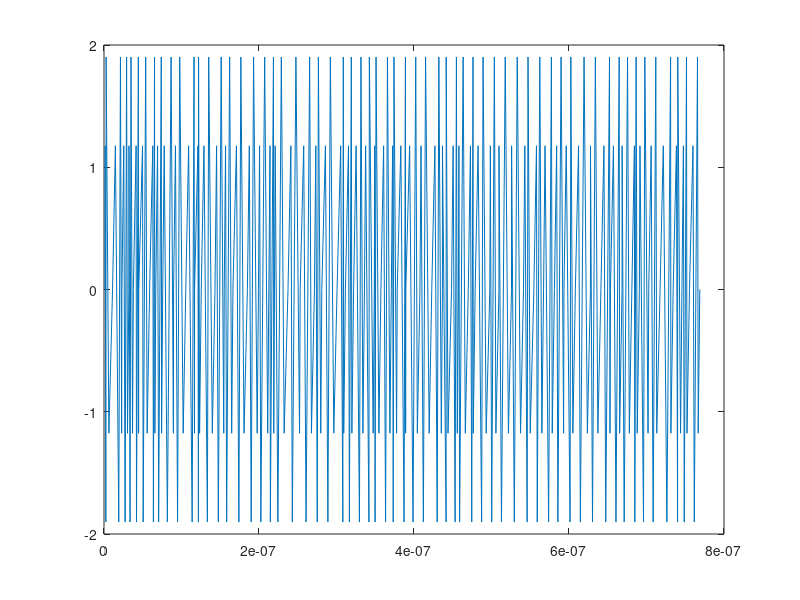
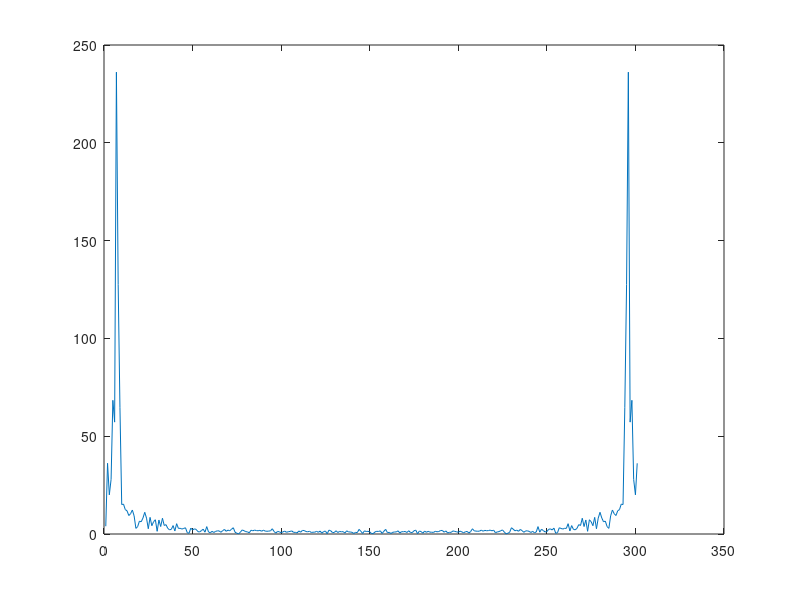

Reproduce these figures in MATLAB, in order. (Note: this script raises an error after producing the figures.)
clear all
close all

clear all
close all
%pkg load signal
% make a normal signal
f1=8e6;
f2=7.5e6;
fs=f1*2.5;
dt=1/fs;
Pw=15e-6;
t=[0:dt:Pw];
y=sin(2*pi*f1*t)+sin(2*pi*f1*t);

% make a nonuniform t domain an make signal from that
trand=0;
for ii=1:length(t)
trand=trand+0.1*dt*rand;% nonuniform t
trandsave(ii)=trand;%save nonuniform t
yrand(ii)=sin(2*pi*f1*trand)+sin(2*pi*f1*trand);%signal
end

figure(1)
plot(trandsave,y)%plot signal made
fTrand=abs(fft(yrand));%take fft
figure(2)
plot(fTrand)%plot fft vs sample pts


fac=0.1;%oversample by 0.5*dt
 [y,fsNEW] = resampleSINC(dt,fac,trandsave,Pw,yrand);
   
figure(3)
plot(y)

yFT=abs(fft(y));
freq=[0:length(yFT)-1]*fsNEW*1/(length(yFT));
figure(4)
plot(freq,yFT)



